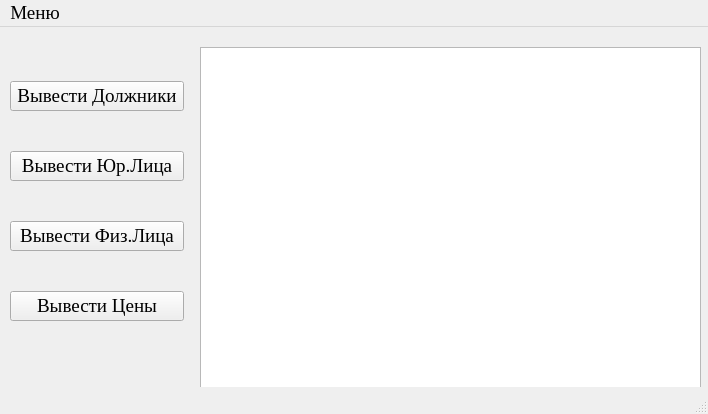
<?xml version="1.0" encoding="UTF-8"?>
<ui version="4.0">
 <class>MainWindow</class>
 <widget class="QMainWindow" name="MainWindow">
  <property name="geometry">
   <rect>
    <x>0</x>
    <y>0</y>
    <width>708</width>
    <height>414</height>
   </rect>
  </property>
  <property name="font">
   <font>
    <family>Times New Roman</family>
    <pointsize>14</pointsize>
   </font>
  </property>
  <property name="windowTitle">
   <string>MainWindow</string>
  </property>
  <widget class="QWidget" name="centralwidget">
   <widget class="QTableView" name="tableView">
    <property name="geometry">
     <rect>
      <x>200</x>
      <y>20</y>
      <width>501</width>
      <height>341</height>
     </rect>
    </property>
   </widget>
   <widget class="QWidget" name="layoutWidget">
    <property name="geometry">
     <rect>
      <x>10</x>
      <y>20</y>
      <width>174</width>
      <height>311</height>
     </rect>
    </property>
    <layout class="QVBoxLayout" name="verticalLayout">
     <item>
      <widget class="QPushButton" name="pushButton">
       <property name="text">
        <string>Вывести Должники</string>
       </property>
      </widget>
     </item>
     <item>
      <widget class="QPushButton" name="pushButton_2">
       <property name="text">
        <string>Вывести Юр.Лица</string>
       </property>
      </widget>
     </item>
     <item>
      <widget class="QPushButton" name="pushButton_3">
       <property name="text">
        <string>Вывести Физ.Лица</string>
       </property>
      </widget>
     </item>
     <item>
      <widget class="QPushButton" name="pushButton_4">
       <property name="text">
        <string>Вывести Цены</string>
       </property>
      </widget>
     </item>
    </layout>
   </widget>
  </widget>
  <widget class="QMenuBar" name="menubar">
   <property name="geometry">
    <rect>
     <x>0</x>
     <y>0</y>
     <width>708</width>
     <height>27</height>
    </rect>
   </property>
   <widget class="QMenu" name="menu">
    <property name="title">
     <string>Меню</string>
    </property>
    <addaction name="action"/>
    <addaction name="action_2"/>
    <addaction name="action_5"/>
    <addaction name="action_6"/>
   </widget>
   <addaction name="menu"/>
  </widget>
  <widget class="QStatusBar" name="statusbar"/>
  <action name="action">
   <property name="text">
    <string>Подключение к БД</string>
   </property>
  </action>
  <action name="action_2">
   <property name="text">
    <string>Добавление данных</string>
   </property>
  </action>
  <action name="action_3">
   <property name="text">
    <string>Изменить данные</string>
   </property>
  </action>
  <action name="action_4">
   <property name="text">
    <string>Удалить данные</string>
   </property>
  </action>
  <action name="action_5">
   <property name="text">
    <string>Удаление данных</string>
   </property>
  </action>
  <action name="action_6">
   <property name="text">
    <string>пунк 2</string>
   </property>
  </action>
 </widget>
 <resources/>
 <connections/>
</ui>
